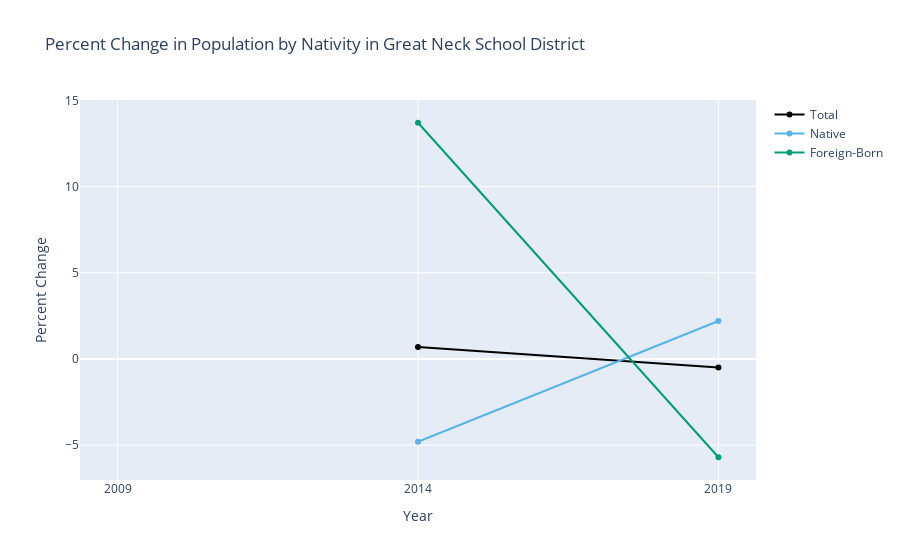

The code cell stored with this chart in its notebook:
### Markdown cell above
### Graphing Percent Change

While Pandas has a function `pct_change`, it is difficult to use on our dataset because it works on all columns (including the "Year" column). Since I anticipate doing this operation multiple times in this analysis (including boilerplate code like rounding the result), I wrote the function `pct_change_multiyear`:

### Code cell
from utils import pct_change_multiyear

df = pct_change_multiyear(df)
print(df)

graph_multiyear(
    df=df,
    title="Percent Change in Population by Nativity in Great Neck School District",
    yaxis_title="Percent Change",
)

### Figure 1 — Plotly figure (JSON) as saved in the notebook; plotly's stock layout.template omitted (floating-point values rounded to 4 significant figures)
{"data": [{"hovertemplate": "Year: %{x}<br>Total: %{y:,}<extra></extra>", "line": {"color": "black"}, "mode": "lines+markers", "name": "Total", "type": "scatter", "x": [2009, 2014, 2019], "y": [null, 0.7, -0.5]}, {"hovertemplate": "Year: %{x}<br>Native: %{y:,}<extra></extra>", "line": {"color": "#56B4E9"}, "mode": "lines+markers", "name": "Native", "type": "scatter", "x": [2009, 2014, 2019], "y": [null, -4.8, 2.2]}, {"hovertemplate": "Year: %{x}<br>Foreign-Born: %{y:,}<extra></extra>", "line": {"color": "#009E73"}, "mode": "lines+markers", "name": "Foreign-Born", "type": "scatter", "x": [2009, 2014, 2019], "y": [null, 13.7, -5.7]}], "layout": {"title": {"text": "Percent Change in Population by Nativity in Great Neck School District"}, "xaxis": {"tickmode": "array", "ticktext": ["2009", "2014", "2019"], "tickvals": [2009, 2014, 2019], "title": {"text": "Year"}}, "yaxis": {"title": {"text": "Percent Change"}}}}
